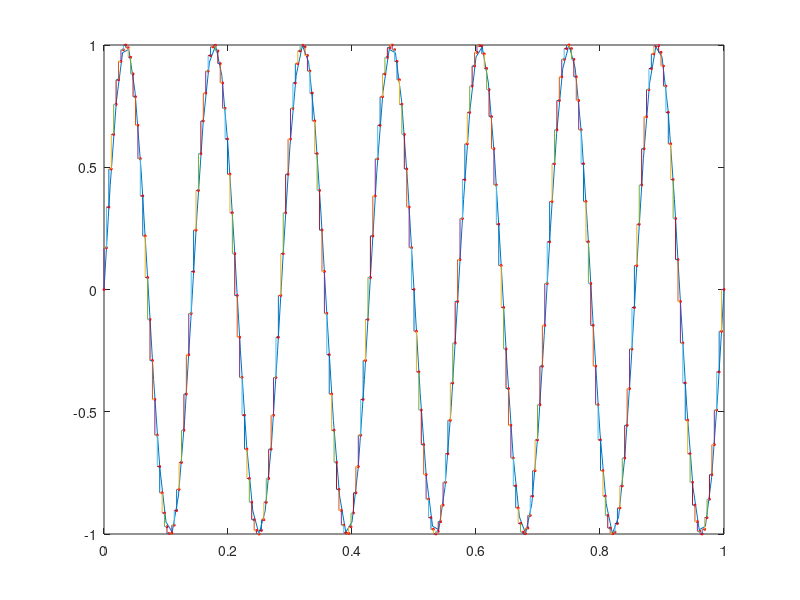

Write MATLAB code to recreate this figure.
clc
close
clear

[t] = 0:0.01:1;
A = 1;
f = 7;
C = 2*pi;
j=0;
z=0;
fun = @(t,A,f,C) A*sin(2*pi*f*t + C);
plot(t, fun(t,A,f,C));
hold on
for i=0:1./2.^8:1
    plot(i, fun(i,A,f,C), 'r*', 'MarkerSize', 2);
    plot([j j], [z fun(i,A,f,C)]);
    plot([j i], [fun(i,A,f,C) fun(i,A,f,C)]);
    j = i;
    z = fun(i,A,f,C);
end